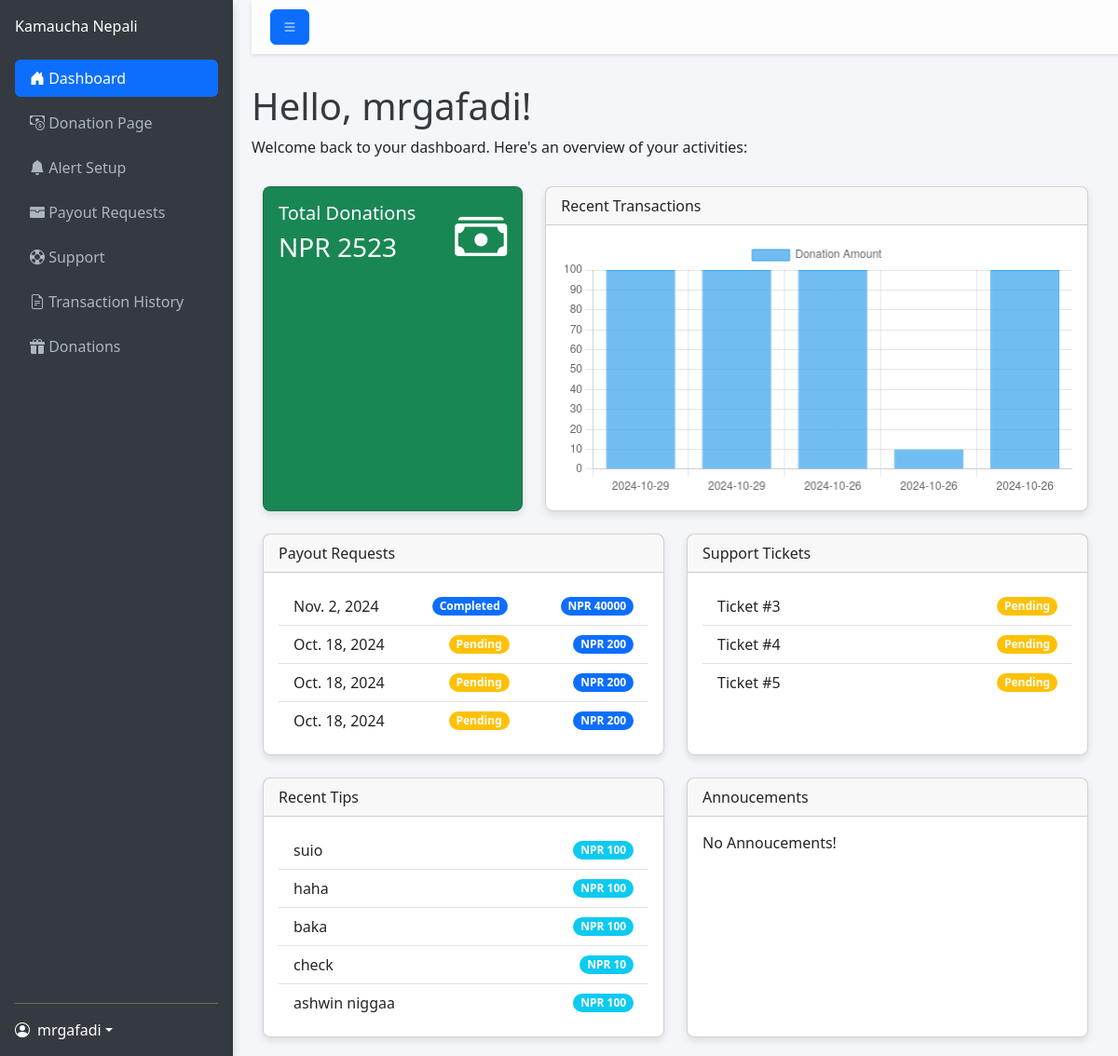
Screenshot of /dashboard/ (signed in) with the database file from the repository.
### home/models.py (models this page shows, shortened)
class PayoutRequest(models.Model):
    PENDING = 'Pending'
    APPROVED = 'Approved'
    REJECTED = 'Rejected'
    COMPLETED = 'Completed'
    PAYOUT_STATUS_CHOICES = [
        (PENDING, 'Pending'),
        (APPROVED, 'Approved'),
        (REJECTED, 'Rejected'),
        (COMPLETED, 'Completed'),
    ]
    username = models.ForeignKey(User, on_delete=models.CASCADE)
    payout_amount = models.IntegerField()
    payout_account = models.TextField()
    payout_method = models.TextField()
    payout_status = models.CharField(
        max_length=20,
        choices=PAYOUT_STATUS_CHOICES,
        default=PENDING,
    )
    appeal_date = models.DateField(auto_now_add=True)

class Support(models.Model):
    PENDING = 'Pending'
    Resolved = 'Resolved'
    Closed = 'Closed'
    PAYOUT_STATUS_CHOICES = [
        (PENDING, 'Pending'),
        (Resolved, 'Resolved'),
        (Closed, 'Closed'),
    ]
    username = models.ForeignKey(User,on_delete=models.CASCADE)
    discord_id = models.TextField()
    ticket_title = models.TextField(default="")
    support_message = models.TextField()
    ticket_status = models.CharField(
        max_length=20,
        choices=PAYOUT_STATUS_CHOICES,
        default=PENDING,
    )
    created_at = models.DateField(auto_now_add=True)

class Donation(models.Model):
    PENDING = 'Pending'
    Completed = 'Completed'
    Status_Choices = [
        (PENDING, 'Pending'),
        (Completed, 'Completed'),]
    username = models.ForeignKey(User, on_delete=models.CASCADE)
    donator_name = models.TextField(max_length=200)
    donation_amount = models.IntegerField()
    donation_date = models.DateField(auto_now_add=True)
    donation_message = models.TextField(default="")
    transaction_uuid = models.TextField(default="")
    donation_status = models.CharField(
        max_length=20,
        choices=Status_Choices,
        default=PENDING,
    )

### home/views.py (the view)
# urls.py: path("dashboard/",views.dashboard_page,name="dashboard_page"),
def dashboard_page(request):
    if request.user.is_authenticated:
     recent_donations = Donation.objects.filter(username=request.user).order_by('-donation_date')[:5]
     try:
        total_donation = TotalDonation.objects.get(username=request.user).total_donation
     except TotalDonation.DoesNotExist:
            total_donation = 0
     payout_requests = PayoutRequest.objects.filter(username=request.user).order_by('-appeal_date')[:5]
     annoucements = Annoucement.objects.filter().order_by('-created_at')[:5]
     support_tickets = Support.objects.filter(username=request.user).order_by('-created_at')[:3]
     return render(request,"home/dashboard.html",{"total_donation":total_donation ,"recent_donations": recent_donations,"payout_requests":payout_requests,"support_tickets":support_tickets,"annoucements":annoucements})
    return redirect("/login/")

### home/templates/home/dashboard.html (shortened to what this page needs)
<!DOCTYPE html>
<html lang="en">
<head>
    <link href="https://cdn.jsdelivr.net/npm/bootstrap@5.3.0/dist/css/bootstrap.min.css" rel="stylesheet">
    <link href="https://cdn.jsdelivr.net/npm/bootstrap-icons@1.10.5/font/bootstrap-icons.css" rel="stylesheet">
</head>
<body>
    <nav class="sidebar d-flex flex-column p-3">
        <a href="#" class="navbar-brand mb-4">Kamaucha Nepali</a>
        <ul class="nav nav-pills flex-column mb-auto">
            <li class="nav-item mb-2">
                <a href="{% url "dashboard_page" %}" class="nav-link active">
                    <i class="bi bi-house-door-fill"></i>
                    <span>Dashboard</span>
                </a>
            </li>
            <li class="nav-item mb-2">
                <a href="{% url "donation_setup_page" %}" class="nav-link">
                    <i class="bi bi-cash-coin"></i>
                    <span>Donation Page</span>
                </a>
            </li>
            <li class="nav-item mb-2">
                <a href="{% url "alert_setup_page" %}" class="nav-link">
                    <i class="bi bi-bell-fill"></i>
                    <span>Alert Setup</span>
                </a>
            </li>
            <li class="nav-item mb-2">
                <a href="{% url "payout_request_page" %}" class="nav-link">
                    <i class="bi bi-wallet-fill"></i>
                    <span>Payout Requests</span>
                </a>
            </li>
            <li class="nav-item mb-2">
                <a href="{% url "support_page" %}" class="nav-link">
                    <i class="bi bi-life-preserver"></i>
                    <span>Support</span>
                </a>
            </li>
            <li class="nav-item mb-2">
                <a href="{% url "transcations_history_page" %}" class="nav-link">
                    <i class="bi bi-file-earmark-text"></i>
                    <span>Transaction History</span>
                </a>
            </li>
            <li class="nav-item mb-2">
                <a href="{% url "donations_page" %}" class="nav-link">
                    <i class="bi bi-gift-fill"></i>
                    <span>Donations</span>
                </a>
            </li>
        </ul>
        <hr>
        <div class="dropdown">
            <a href="#" class="d-flex align-items-center text-white text-decoration-none dropdown-toggle" id="userDropdown" data-bs-toggle="dropdown" aria-expanded="false">
                <i class="bi bi-person-circle me-2"></i>
                <span>{{user.username}}</span>
            </a>
        </div>
    </nav>
    <div class="content flex-grow-1">
        <nav class="top-navbar d-flex justify-content-between align-items-center">
            <div>
                <button class="btn btn-primary" id="sidebarToggle">
                    <i class="bi bi-list"></i>
                </button>
            </div>
        </nav>
        <div class="main-content">
            <div class="greeting">
                <h1>Hello, {{ user.username }}!</h1>
                <p>Welcome back to your dashboard. Here's an overview of your activities:</p>
            </div>
            <div class="container-fluid">
                <div class="row g-4">
                    <div class="col-md-4">
                        <div class="card text-white bg-success h-100">
                            <div class="card-body">
                                <div class="d-flex justify-content-between align-items-center">
                                    <div>
                                        <h5 class="card-title">Total Donations</h5>
                                        <h3>NPR {{total_donation}}</h3>
                                    </div>
                                    <i class="bi bi-cash-stack display-4"></i>
                                </div>
                            </div>
                        </div>
                    </div>
                    <div class="col-md-8">
                        <div class="card h-100">
                            <div class="card-header">
                                Recent Transactions
                            </div>
                            <div class="card-body">
                                <canvas id="transactionsChart"></canvas>
                            </div>
                        </div>
                    </div>
                    <div class="col-md-6">
                        <div class="card h-100">
                            <div class="card-header">
                                Payout Requests
                            </div>
                            <div class="card-body">
                                <ul class="list-group list-group-flush">
                                    {% for payout_request in payout_requests %}
                                        <li class="list-group-item d-flex justify-content-between align-items-center">
                                            {{ payout_request.appeal_date }}
                                            {% if payout_request.payout_status == 'Pending' %}
                                                <span class="badge bg-warning rounded-pill">{{ payout_request.payout_status }}</span>
                                            {% elif payout_request.payout_status == 'Approved' %}
                                                <span class="badge bg-success rounded-pill">{{ payout_request.payout_status }}</span>
                                            {% elif payout_request.payout_status == 'Rejected' %}
                                                <span class="badge bg-danger rounded-pill">{{ payout_request.payout_status }}</span>
                                            {% elif payout_request.payout_status == 'Completed' %}
                                                <span class="badge bg-primary rounded-pill">{{ payout_request.payout_status }}</span>
                                            {% else %}
                                                <span class="badge bg-secondary rounded-pill">{{ payout_request.payout_status }}</span>
                                            {% endif %}
                                            <span class="badge bg-primary rounded-pill">NPR {{ payout_request.payout_amount }}</span>
                                        </li>
                                    {% empty %}
                                        <li class="list-group-item">
                                            No payout requests found.
                                        </li>
                                    {% endfor %}
                                </ul>
                            </div>
                        </div>
                    </div>
                    <div class="col-md-6">
                        <div class="card h-100">
                            <div class="card-header">
                                Support Tickets
                            </div>
                            <div class="card-body">
                                <ul class="list-group list-group-flush">
                                    {% for ticket in support_tickets %}
                                    <li class="list-group-item d-flex justify-content-between align-items-center">
                                        Ticket #{{ ticket.id }}
                                        {% if ticket.ticket_status == 'Pending' %}
                                            <span class="badge bg-warning rounded-pill">Pending</span>
                                        {% elif ticket.status == 'Resolved' %}
                                            <span class="badge bg-success rounded-pill">Resolved</span>
                                        {% elif ticket.status == 'Closed' %}
                                            <span class="badge bg-danger rounded-pill">Closed</span>
                                        {% else %}
                                            <span class="badge bg-secondary rounded-pill">{{ ticket.ticket_status }}</span>
                                        {% endif %}
                                    </li>
                                    {% empty %}
                                    <p>No Recent Suppor Tickets</p>
                                    {% endfor %}
                                </ul>
                            </div>
                        </div>
                    </div>
                    <div class="col-md-6">
                        <div class="card h-100">
                            <div class="card-header">
                                Recent Tips
                            </div>
                            <div class="card-body">
                                <ul class="list-group list-group-flush">
                                    {% for donation in recent_donations %}
                                        <li class="list-group-item d-flex justify-content-between align-items-center">
                                            {{ donation.donator_name }}
                                            <span class="badge bg-info rounded-pill">NPR {{ donation.donation_amount }}</span>
                                        </li>
                                    {% empty %}
                                        <li class="list-group-item d-flex justify-content-between align-items-center">
                                            No recent donations.
                                        </li>
                                    {% endfor %}
                                </ul>
                            </div>
                        </div>
                    </div>
                    <div class="col-md-6">
                        <div class="card h-100">
                            <div class="card-header">
                               Annoucements
                            </div>
                            <div class="card-body">
                                {% for annoucement in annoucements  %}
                                <div class="alert alert-warning" role="alert">
                                   {{annoucement.annoucement_message}}
                                </div>
                                {% empty %}
                                <p>No Annoucements!</p>
                                {% endfor %}
                            </div>
                        </div>
                    </div>
                </div>
            </div>
        </div>
      </div>
    <script>
        // Assuming 'recent_donations' is a list of Donation objects passed from Django
        const donationDates = [];
        const donationAmounts = [];
        // Loop through the recent_donations to fill the arrays
        {% for donation in recent_donations %}
            donationDates.push('{{ donation.donation_date|date:"Y-m-d" }}');
            donationAmounts.push({{ donation.donation_amount }});
        {% endfor %}
        // Create the Chart.js bar chart
        const ctx = document.getElementById('transactionsChart').getContext('2d');
        const transactionsChart = new Chart(ctx, {
            type: 'bar',
            data: {
                labels: donationDates,  // Fill labels with dates
                datasets: [{
                    label: 'Donation Amount',
                    data: donationAmounts,  // Fill data with amounts
                    backgroundColor: 'rgba(54, 162, 235, 0.7)',
                    borderColor: 'rgba(54, 162, 235, 1)',
                    borderWidth: 1
                }]
            },
            options: {
                responsive: true,
                scales: {
                    y: {
                        beginAtZero: true
                    }
                }
            }
        });
    </script>
</body>
</html>

### home/templates/home/dashboard.html (style rules this page uses)
body { display: flex; min-height: 100vh; background-color: #f4f6f9; }
.sidebar { min-width: 250px; max-width: 250px; background-color: #343a40; color: #fff; transition: all 0.4s ease; box-shadow: 0 4px 10px rgba(0, 0, 0, 0.15); }
.sidebar .nav-link { color: #adb5bd; transition: all 0.3s ease; }
.sidebar .nav-link.active { background-color: #0d6efd; color: #fff; transition: background-color 0.4s ease; }
.content { width: 100%; padding: 20px; transition: all 0.4s ease; }
.top-navbar { width: 100%; padding: 10px 20px; background-color: rgba(255, 255, 255, 0.8); box-shadow: 0 2px 4px rgba(0, 0, 0, 0.1); backdrop-filter: blur(5px); position: fixed; top: 0; z-index: 1000; display: flex; justify-content: space-between; align-items: center; }
.main-content { margin-top: 70px; }
.greeting { margin-bottom: 30px; animation: slideIn 0.6s ease; }
.greeting h1 { font-size: 2.5rem; color: #343a40; }
.card { border-radius: 8px; box-shadow: 0px 4px 8px rgba(0, 0, 0, 0.1); }

### rows the page displays
PayoutRequest: appeal_date "Nov. 2, 2024", payout_status "Completed", payout_amount "40000"
PayoutRequest: appeal_date "Oct. 18, 2024", payout_status "Pending", payout_amount "200"
PayoutRequest: appeal_date "Oct. 18, 2024", payout_status "Pending", payout_amount "200"
PayoutRequest: appeal_date "Oct. 18, 2024", payout_status "Pending", payout_amount "200"
Support: id "3", ticket_status "Pending"
Support: id "4", ticket_status "Pending"
Support: id "5", ticket_status "Pending"
Donation: donator_name "suio", donation_amount "100"
Donation: donator_name "haha", donation_amount "100"
Donation: donator_name "baka", donation_amount "100"
Donation: donator_name "check", donation_amount "10"
Donation: donator_name "ashwin niggaa", donation_amount "100"

### other values shown
{{ user.username }} "mrgafadi"
{{ total_donation }} "2523"
chart data {{ donation.donation_date|date:"Y-m-d" }} 2024-10-29, 2024-10-29, 2024-10-26, 2024-10-26, 2024-10-26
chart data {{ donation.donation_amount }} 100, 100, 100, 10, 100
